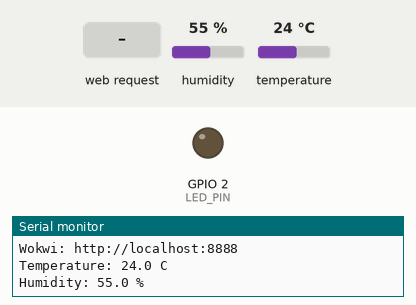
A program run on a simulated ESP32. Shown: output pins drawn as LEDs (lit = HIGH), the last lines printed to the serial monitor. The test bench sets the inputs (shaded band); at power-on: humidity 55 %, temperature 24 °C. WiFi joins after 1.5 s; servers stay silent unless stated; pins used as bus, display or sensor lines are not drawn.

Above: at 5.2 s.
5.3 s: HTTP request GET /on received
At 6.5 s:
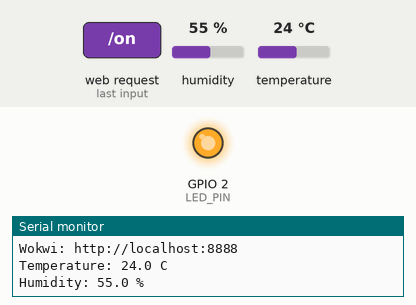
6.8 s: HTTP request GET /off received
At 7.8 s:
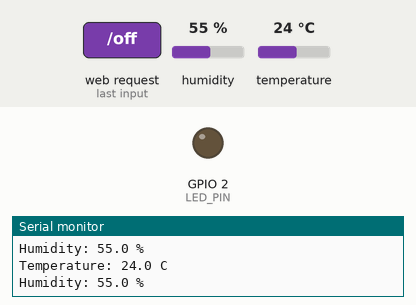
8.3 s: HTTP request GET /toggle received
At 8.9 s:
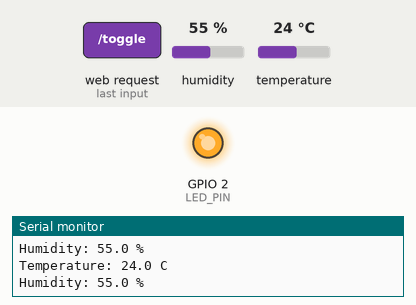
Timing chart, 0 to 11.3 s (numbered marks = the images above; inputs shaded):
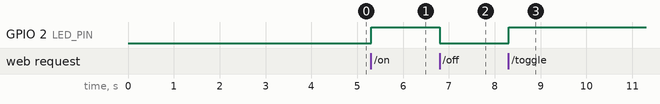

The program:

main.cpp
```cpp
#include <Arduino.h>
#include <WiFi.h>
#include <WebServer.h>
#include <DHTesp.h>

constexpr uint8_t LED_PIN = 2;
constexpr uint8_t DHT_PIN = 15;

const char* WIFI_SSID = "Wokwi-GUEST";
const char* WIFI_PASSWORD = "";

WebServer server(80);
DHTesp dht;

bool ledState = false;

float temperature = NAN;
float humidity = NAN;

unsigned long lastSensorRead = 0;
constexpr unsigned long SENSOR_INTERVAL = 2500;

void readSensor() {
    if (millis() - lastSensorRead < SENSOR_INTERVAL) {
        return;
    }

    lastSensorRead = millis();

    TempAndHumidity data = dht.getTempAndHumidity();

    if (dht.getStatus() != 0) {
        Serial.print("DHT error: ");
        Serial.println(dht.getStatusString());
        return;
    }

    temperature = data.temperature;
    humidity = data.humidity;

    Serial.print("Temperature: ");
    Serial.print(temperature, 1);
    Serial.println(" C");

    Serial.print("Humidity: ");
    Serial.print(humidity, 1);
    Serial.println(" %");
}

String buildWebPage() {
    String html = R"rawliteral(
<!DOCTYPE html>
<html lang="en">
<head>
    <meta charset="UTF-8">
    <meta name="viewport" content="width=device-width, initial-scale=1.0">
    <title>ESP32 IoT Dashboard</title>

    <style>
        * {
            box-sizing: border-box;
        }

        body {
            margin: 0;
            min-height: 100vh;
            padding: 24px;
            font-family: Arial, sans-serif;
            background: #f3f4f6;
            display: flex;
            justify-content: center;
            align-items: center;
        }

        .container {
            width: min(100%, 520px);
        }

        .card {
            background: white;
            padding: 28px;
            border-radius: 20px;
            box-shadow: 0 8px 30px rgba(0, 0, 0, 0.10);
            margin-bottom: 18px;
        }

        h1 {
            margin: 0 0 8px;
            text-align: center;
        }

        .subtitle {
            text-align: center;
            color: #6b7280;
            margin-bottom: 24px;
        }

        .status {
            text-align: center;
            font-size: 24px;
            font-weight: bold;
            margin: 20px 0;
        }

        .buttons {
            display: flex;
            justify-content: center;
            flex-wrap: wrap;
            gap: 10px;
        }

        button {
            border: none;
            border-radius: 10px;
            padding: 13px 24px;
            font-size: 16px;
            cursor: pointer;
        }

        .on {
            background: #22c55e;
            color: white;
        }

        .off {
            background: #ef4444;
            color: white;
        }

        .toggle {
            background: #374151;
            color: white;
        }

        .sensor-grid {
            display: grid;
            grid-template-columns: 1fr 1fr;
            gap: 14px;
        }

        .sensor {
            padding: 20px;
            border-radius: 14px;
            background: #f9fafb;
            text-align: center;
        }

        .label {
            color: #6b7280;
            margin-bottom: 8px;
        }

        .value {
            font-size: 28px;
            font-weight: bold;
        }
    </style>
</head>

<body>
    <div class="container">

        <div class="card">
            <h1>ESP32 IoT Dashboard</h1>
            <div class="subtitle">LED Control</div>

            <div class="status">
                LED: <span id="ledState">%LED_STATE%</span>
            </div>

            <div class="buttons">
                <button class="on" onclick="setLED('/on')">ON</button>
                <button class="off" onclick="setLED('/off')">OFF</button>
                <button class="toggle" onclick="setLED('/toggle')">TOGGLE</button>
            </div>
        </div>

        <div class="card">
            <h2>Environment</h2>

            <div class="sensor-grid">
                <div class="sensor">
                    <div class="label">Temperature</div>
                    <div class="value">
                        <span id="temperature">--</span> °C
                    </div>
                </div>

                <div class="sensor">
                    <div class="label">Humidity</div>
                    <div class="value">
                        <span id="humidity">--</span> %
                    </div>
                </div>
            </div>
        </div>

    </div>

    <script>
        async function setLED(endpoint) {
            try {
                const response = await fetch(endpoint);
                const state = await response.text();
                document.getElementById("ledState").textContent = state;
            } catch (error) {
                console.error(error);
            }
        }

        async function updateSensor() {
            try {
                const response = await fetch("/sensor");
                const data = await response.json();

                if (data.temperature !== null) {
                    document.getElementById("temperature").textContent =
                        data.temperature.toFixed(1);
                }

                if (data.humidity !== null) {
                    document.getElementById("humidity").textContent =
                        data.humidity.toFixed(1);
                }
            } catch (error) {
                console.error(error);
            }
        }

        updateSensor();
        setInterval(updateSensor, 2500);
    </script>
</body>
</html>
)rawliteral";

    html.replace("%LED_STATE%", ledState ? "ON" : "OFF");

    return html;
}

void handleRoot() {
    server.send(200, "text/html", buildWebPage());
}

void handleOn() {
    ledState = true;
    digitalWrite(LED_PIN, HIGH);
    server.send(200, "text/plain", "ON");
}

void handleOff() {
    ledState = false;
    digitalWrite(LED_PIN, LOW);
    server.send(200, "text/plain", "OFF");
}

void handleToggle() {
    ledState = !ledState;
    digitalWrite(LED_PIN, ledState ? HIGH : LOW);
    server.send(200, "text/plain", ledState ? "ON" : "OFF");
}

void handleSensor() {
    readSensor();

    String json = "{";
    json += "\"temperature\":";
    json += isnan(temperature) ? "null" : String(temperature, 1);
    json += ",";
    json += "\"humidity\":";
    json += isnan(humidity) ? "null" : String(humidity, 1);
    json += "}";

    server.send(200, "application/json", json);
}

void handleNotFound() {
    server.send(404, "text/plain", "404 - Not Found");
}

void connectWiFi() {
    Serial.println();
    Serial.print("Connecting to WiFi: ");
    Serial.println(WIFI_SSID);

    WiFi.mode(WIFI_STA);
    WiFi.begin(WIFI_SSID, WIFI_PASSWORD, 6);

    const uint32_t start = millis();
    while (WiFi.status() != WL_CONNECTED && millis() - start < 20000) {
        delay(500);
        Serial.print(".");
    }
    Serial.println();

    if (WiFi.status() == WL_CONNECTED) {
        Serial.println("WiFi connected!");
        Serial.print("IP address: ");
        Serial.println(WiFi.localIP());
    } else {
        Serial.println("WiFi NOT connected (check Wokwi-GUEST / channel 6).");
    }
}

void setup() {
    Serial.begin(115200);

    pinMode(LED_PIN, OUTPUT);
    digitalWrite(LED_PIN, LOW);

    pinMode(DHT_PIN, OUTPUT);
    digitalWrite(DHT_PIN, HIGH);
    dht.setup(DHT_PIN, DHTesp::DHT22);

    connectWiFi();

    server.on("/", HTTP_GET, handleRoot);
    server.on("/on", HTTP_GET, handleOn);
    server.on("/off", HTTP_GET, handleOff);
    server.on("/toggle", HTTP_GET, handleToggle);
    server.on("/sensor", HTTP_GET, handleSensor);
    server.onNotFound(handleNotFound);

    server.begin();

    Serial.println("HTTP server started!");
    Serial.print("IP address: ");
    Serial.println(WiFi.localIP());
    Serial.println("Wokwi: http://localhost:8888");

    delay(2500);
    readSensor();
}

void loop() {
    server.handleClient();
    readSensor();
    delay(2);
}
```

Measured:
- after the input at 5.3 s, GPIO 2 (LED_PIN): LOW → HIGH at once
- after the input at 6.8 s, GPIO 2 (LED_PIN): HIGH → LOW at once
- after the input at 8.3 s, GPIO 2 (LED_PIN): LOW → HIGH at once
